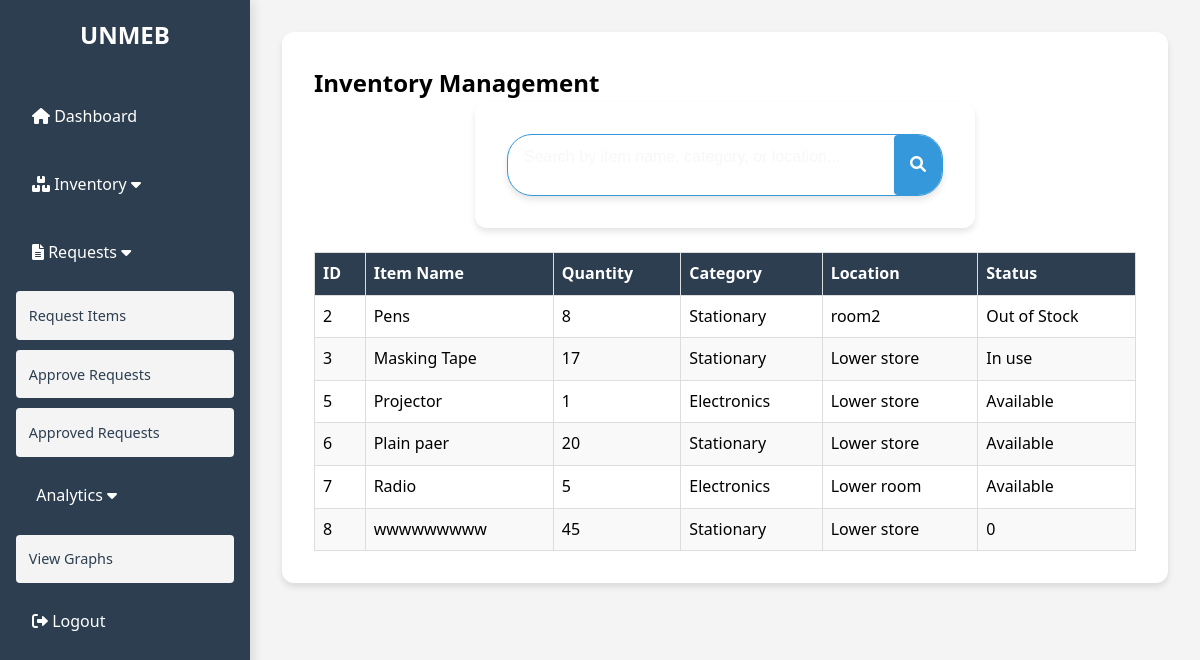
/inventoryi.php (signed in), run on the app's committed database.
### tables this page shows
CREATE TABLE `inventory` (
  `item_id` int(11) NOT NULL,
  `item_name` varchar(255) NOT NULL,
  `quantity` int(11) NOT NULL,
  `category` varchar(50) NOT NULL,
  `location` varchar(255) NOT NULL,
  `status` varchar(255) NOT NULL,
  `barcode` varchar(255) NOT NULL,
  `start_date` timestamp NOT NULL DEFAULT current_timestamp() ON UPDATE current_timestamp(),
  `end_date` timestamp NOT NULL DEFAULT '0000-00-00 00:00:00',
  `last_updated` datetime DEFAULT NULL
);

### inventoryi.php (the view, shortened to what this page needs)
<?php
$conn = new mysqli('localhost', 'root', '', 'unmebims');
$edit_mode = false;
$item_id = null;
$item_name = $quantity = $category = $location = $status = $barcode = "";
$search = isset($_GET['search']) ? trim($_GET['search']) : '';
$query = "SELECT * FROM inventory";
if (!empty($search)) {
    $query .= " WHERE item_name LIKE ? OR category LIKE ? OR location LIKE ?";
    $stmt = $conn->prepare($query);
    $searchTerm = '%' . $search . '%';
    $stmt->bind_param("sss", $searchTerm, $searchTerm, $searchTerm);
    $stmt->execute();
    $result = $stmt->get_result();
} else {
    $result = $conn->query($query);
}
?>
<!DOCTYPE html>
<html lang="en">
<head>
    <link rel="stylesheet" href="styles.css">
    <link rel="stylesheet" href="https://cdnjs.cloudflare.com/ajax/libs/font-awesome/6.0.0-beta3/css/all.min.css">
</head>
<body>
<div class="sidebar">
        <h2>UNMEB</h2>
        <ul>
            <li><a href="indexi.php"><i class="fas fa-home"></i> Dashboard</a></li>
            <li class="dropdown">
                <a href="#" class="dropdown-toggle"><i class="fas fa-boxes"></i> Inventory <i class="fas fa-caret-down"></i></a>
            </li>
            <li class="dropdown active">
                <a href="#" class="dropdown-toggle"><i class="fas fa-file-alt"></i> Requests <i class="fas fa-caret-down"></i></a>
                <ul class="dropdown-menu">
                    <li><a href="make_requesti.php">Request Items</a></li>
                    <li><a href="approvei.php">Approve Requests</a></li>
                    <li><a href="approvedi.php">Approved Requests</a></li>
                </ul>
            </li>
            <li class="dropdown active">
                <a href="#" class="dropdown-toggle"><i class="fas fa-file-line"></i> Analytics <i class="fas fa-caret-down"></i></a>
                <ul class="dropdown-menu">
                    <li><a href="graphi.php">View Graphs</a></li>
                </ul>
            </li>
            <li><a href="logout.php"><i class="fas fa-sign-out-alt"></i> Logout</a></li>
        </ul>
    </div>
    <div class="main-content">
        <div class="container">
            <?php if (isset($_GET['add']) || $edit_mode): ?>
                <h2><?= $edit_mode ? "Edit Inventory Item" : "Add New Inventory Item" ?></h2>
                <form method="POST" action="">
                    <?php if ($edit_mode): ?>
                        <input type="hidden" name="item_id" value="<?= $item_id ?>">
                    <?php endif; ?>
                    <label for="item_name">Item Name:</label>
                    <input type="text" id="item_name" name="item_name" value="<?= $item_name ?>" required>
                    <label for="quantity">Quantity:</label>
                    <input type="number" id="quantity" name="quantity" value="<?= $quantity ?>" min="0" required>
                    <label for="category">Category:</label>
                    <input type="text" id="category" name="category" value="<?= $category ?>" required>
                    <label for="location">Location:</label>
                    <input type="text" id="location" name="location" value="<?= $location ?>" required>
                    <label for="status">Status:</label>
                    <select id="status" name="status" required>
                        <option value="Available" <?= $status == 'Available' ? 'selected' : '' ?>>Available</option>
                        <option value="In use" <?= $status == 'In use' ? 'selected' : '' ?>>In use</option>
                        <option value="Out of Stock" <?= $status == 'Out of Stock' ? 'selected' : '' ?>>Out of Stock</option>
                    </select>
                    <label for="barcode">Barcode:</label>
                    <input type="text" id="barcode" name="barcode" value="<?= $barcode ?>" required>
                    <div class="btn-container">
                        <button type="submit"><?= $edit_mode ? "Update Item" : "Add Item" ?></button>
                        <a href="inventory.php"><button type="button">Cancel</button></a>
                    </div>
                </form>
            <?php else: ?>
                <h2>Inventory Management</h2>
                    <div class="search-bar">
                        <form method="GET" action="">
                            <div class="search-container">
                                <input
                                    type="text"
                                    name="search"
                                    placeholder="Search by item name, category, or location..."
                                    value="<?= htmlspecialchars($search) ?>"
                                    class="search-input"
                                >
                                <button type="submit" class="search-button">
                                    <i class="fas fa-search"></i>
                                </button>
                            </div>
                        </form>
                    </div>
                <table class="inventory-table">
                    <thead>
                        <tr>
                            <th>ID</th>
                            <th>Item Name</th>
                            <th>Quantity</th>
                            <th>Category</th>
                            <th>Location</th>
                            <th>Status</th>
                        </tr>
                    </thead>
                    <tbody>
                        <?php while ($row = $result->fetch_assoc()): ?>
                        <tr>
                            <td><?= htmlspecialchars($row['item_id']) ?></td>
                            <td><?= htmlspecialchars($row['item_name']) ?></td>
                            <td><?= htmlspecialchars($row['quantity']) ?></td>
                            <td><?= htmlspecialchars($row['category']) ?></td>
                            <td><?= htmlspecialchars($row['location']) ?></td>
                            <td><?= htmlspecialchars($row['status']) ?></td>
                        </tr>
                        <?php endwhile; ?>
                    </tbody>
                </table>
            <?php endif; ?>
        </div>
    </div>
</body>
</html>

### styles.css (style rules this page uses)
.sidebar { position: fixed; left: 0; top: 0; width: 250px; height: 100vh; background: var(--primary-color); color: white; display: flex; flex-direction: column; padding: 1rem; z-index: 1000; box-shadow: 4px 0 10px rgba(0, 0, 0, 0.1); }
.sidebar ul { list-style: none; padding: 0; }
.sidebar li { margin: 10px 0; }
.sidebar a { color: white; text-decoration: none; padding: 1rem; display: block; border-radius: 8px; font-weight: 500; transition: background 0.3s ease; }
.dropdown-menu { display: none; padding-left: 20px; list-style: none; }
.dropdown-menu li a { padding: 0.8rem; font-size: 0.9em; background: var(--neutral-color); color: var(--primary-color); margin: 2px 0; border-radius: 4px; transition: background 0.3s ease; }
.dropdown.active .dropdown-menu { display: block; }

### inventoryi.php (style rules this page uses)
:root { --primary-color: #2c3e50; --secondary-color: #34495e; --accent-color: #3498db; --error-color: #e74c3c; --success-color: #27ae60; --neutral-color: #f4f4f4; }
* { margin: 0; padding: 0; box-sizing: border-box; }
body { font-family: 'Segoe UI', sans-serif; background: var(--neutral-color); line-height: 1.6; }
.sidebar { position: fixed; left: 0; top: 0; width: 250px; height: 100vh; background: var(--primary-color); color: white; display: flex; flex-direction: column; padding: 1rem; z-index: 1000; box-shadow: 4px 0 10px rgba(0, 0, 0, 0.1); }
.sidebar h2 { text-align: center; margin-bottom: 1.5rem; }
.sidebar ul { list-style: none; padding: 0; }
.sidebar li { margin: 10px 0; }
.sidebar a { color: white; text-decoration: none; padding: 1rem; display: block; border-radius: 8px; transition: background 0.3s ease; }
.dropdown-menu { display: none; padding-left: 20px; }
.dropdown.active .dropdown-menu { display: block; }
.dropdown-menu li a { padding: 0.8rem; font-size: 0.9em; background: var(--neutral-color); color: var(--primary-color); margin: 2px 0; border-radius: 4px; transition: background 0.3s ease; }
.main-content { margin-left: 250px; padding: 2rem; }
.container { max-width: 1200px; margin: 0 auto; background: white; border-radius: 12px; box-shadow: 0 4px 6px rgba(0, 0, 0, 0.1); padding: 2rem; }
.inventory-table { width: 100%; border-collapse: collapse; }
.inventory-table th, .inventory-table td { border: 1px solid #ddd; padding: 8px; text-align: left; }
.inventory-table th { background-color: var(--primary-color); color: white; }
.inventory-table tr:nth-child(even) { background-color: #f9f9f9; }
form { max-width: 500px; margin: 0 auto; padding: 2rem; background: white; border-radius: 12px; box-shadow: 0 4px 6px rgba(0, 0, 0, 0.1); }
form input, form select { width: 100%; padding: 0.8rem; margin-bottom: 1rem; border: 1px solid #ccc; border-radius: 4px; }
form button { padding: 0.8rem 1.5rem; background: var(--accent-color); color: white; border: none; border-radius: 4px; cursor: pointer; }
.search-bar { margin-bottom: 1.5rem; text-align: center; }
.search-container { display: flex; max-width: 800px; margin: 0 auto; position: relative; border: 1px solid var(--accent-color); border-radius: 25px; overflow: hidden; background: white; box-shadow: 0 4px 6px rgba(0, 0, 0, 0.1); }
.search-input { flex-grow: 1; padding: 0.8rem 1rem; border: none; outline: none; font-size: 1rem; background: transparent; color: var(--primary-color); }
.search-input::placeholder { color: var(--neutral-color); opacity: 0.7; }
.search-button { padding: 0.8rem 1rem; background: var(--accent-color); color: white; border: none; cursor: pointer; font-size: 1rem; transition: background 0.3s ease; }
.search-button i { font-size: 1rem; }

### data on the page
inventory: item_id "2", item_name "Pens", quantity "8", category "Stationary", location "room2", status "Out of Stock"
inventory: item_id "3", item_name "Masking Tape", quantity "17", category "Stationary", location "Lower store", status "In use"
inventory: item_id "5", item_name "Projector", quantity "1", category "Electronics", location "Lower store", status "Available"
inventory: item_id "6", item_name "Plain paer", quantity "20", category "Stationary", location "Lower store", status "Available"
inventory: item_id "7", item_name "Radio", quantity "5", category "Electronics", location "Lower room", status "Available"
inventory: item_id "8", item_name "wwwwwwwww", quantity "45", category "Stationary", location "Lower store", status "0"
